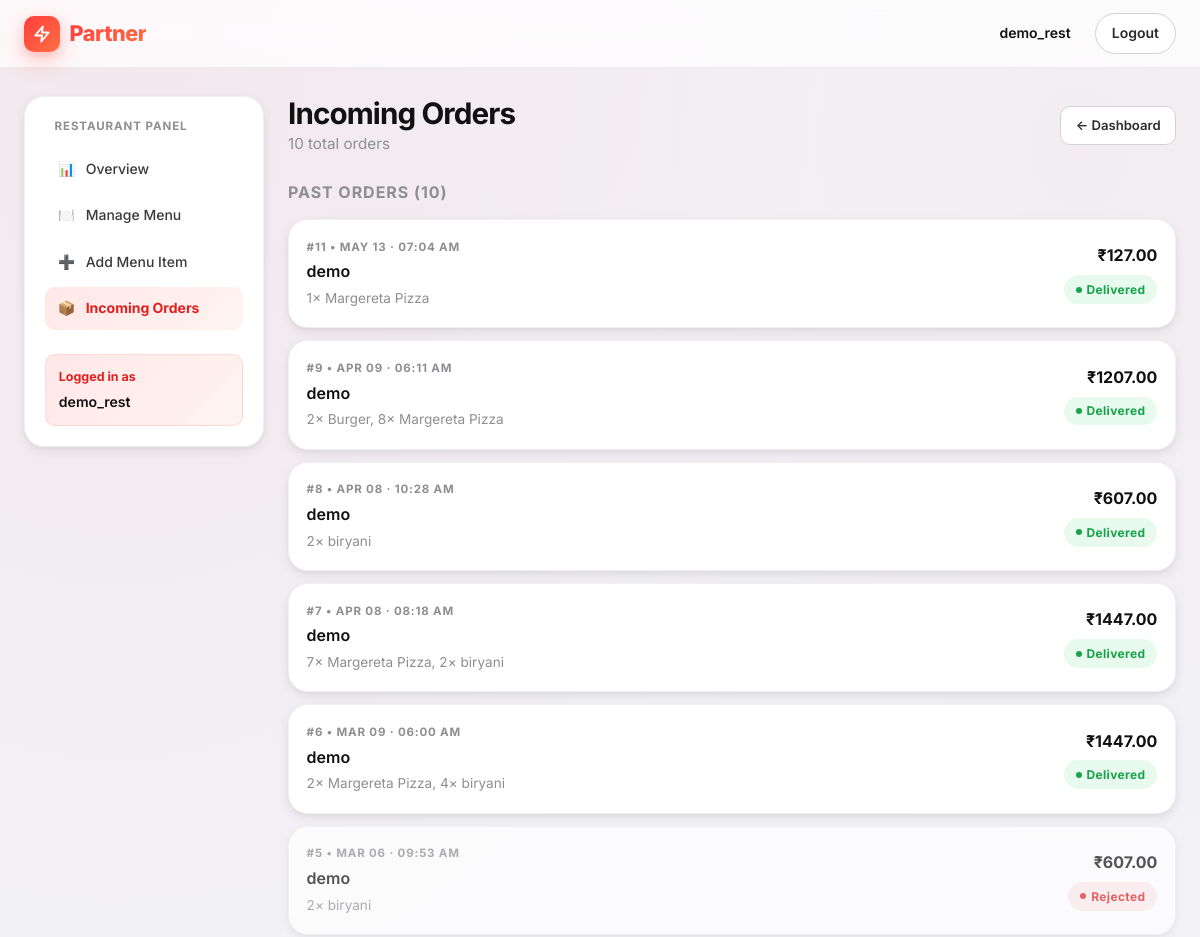
The app's page /restaurant/orders (signed in, upper part), older data.
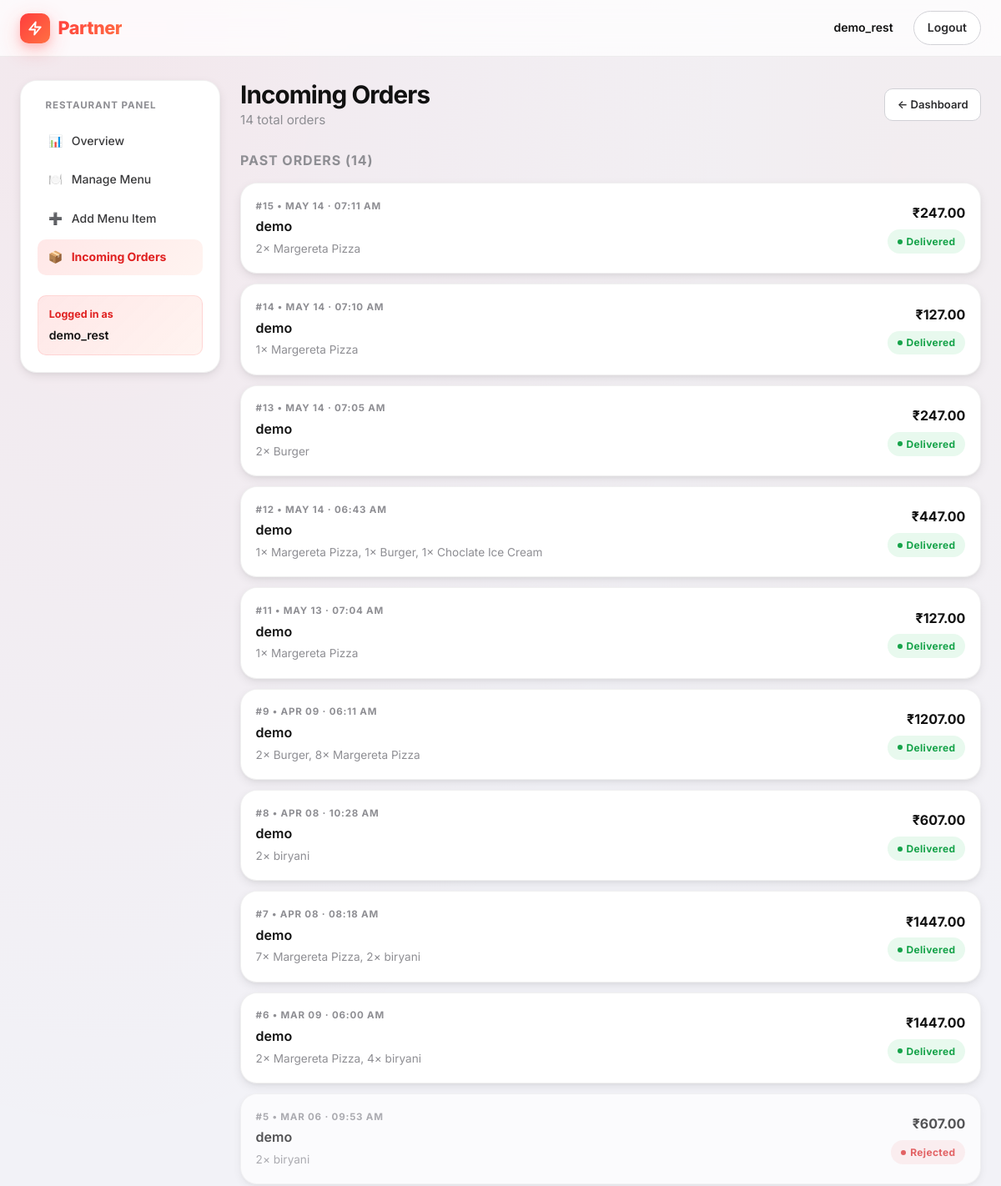
The same page, newer data.
### models.py (models this page shows)
class Order(db.Model):
    id = db.Column(db.Integer, primary_key=True)
    user_id = db.Column(db.Integer, db.ForeignKey('user.id'), nullable=False)
    restaurant_id = db.Column(db.Integer, db.ForeignKey('user.id'), nullable=False)
    delivery_partner_id = db.Column(db.Integer, db.ForeignKey('user.id'), nullable=True)
    status = db.Column(db.String(50), nullable=False, default='Pending')
    total_amount = db.Column(db.Float, nullable=False)
    delivery_fee = db.Column(db.Float, nullable=False, default=5.0)
    platform_fee = db.Column(db.Float, nullable=False, default=2.0)
    delivery_address = db.Column(db.Text, nullable=False)
    contact_phone = db.Column(db.String(20), nullable=False)
    restaurant_instructions = db.Column(db.Text, nullable=True)
    delivery_instructions = db.Column(db.Text, nullable=True)
    created_at = db.Column(db.DateTime, nullable=False, default=datetime.utcnow)
    items = db.relationship('OrderItem', backref='order', lazy=True)

class User(db.Model, UserMixin):
    id = db.Column(db.Integer, primary_key=True)
    username = db.Column(db.String(150), nullable=False)
    email = db.Column(db.String(150), unique=True, nullable=False)
    password = db.Column(db.String(60), nullable=False)
    role = db.Column(db.String(20), nullable=False, default='user') # 'user', 'restaurant', 'delivery'
    phone = db.Column(db.String(20), nullable=True)
    address = db.Column(db.Text, nullable=True)
    menus = db.relationship('MenuItem', backref='restaurant', lazy=True, foreign_keys='MenuItem.restaurant_id')
    orders = db.relationship('Order', backref='customer', lazy=True, foreign_keys='Order.user_id')
    restaurant_orders = db.relationship('Order', backref='restaurant', lazy=True, foreign_keys='Order.restaurant_id')
    delivery_assignments = db.relationship('Order', backref='delivery_partner', lazy=True, foreign_keys='Order.delivery_partner_id')
    cart_items = db.relationship('CartItem', backref='user', lazy=True)

class OrderItem(db.Model):
    id = db.Column(db.Integer, primary_key=True)
    order_id = db.Column(db.Integer, db.ForeignKey('order.id'), nullable=False)
    menu_item_id = db.Column(db.Integer, db.ForeignKey('menu_item.id'), nullable=False)
    quantity = db.Column(db.Integer, nullable=False)
    price_at_time = db.Column(db.Float, nullable=False)
    menu_item = db.relationship('MenuItem')

class MenuItem(db.Model):
    id = db.Column(db.Integer, primary_key=True)
    name = db.Column(db.String(100), nullable=False)
    description = db.Column(db.Text, nullable=True)
    price = db.Column(db.Float, nullable=False)
    category = db.Column(db.String(50), nullable=False)
    image_url = db.Column(db.String(200), nullable=True, default='default_food.jpg')
    restaurant_id = db.Column(db.Integer, db.ForeignKey('user.id'), nullable=False)
    is_active = db.Column(db.Boolean, default=True)

### routes/restaurant_routes.py (the view)
@restaurant_bp.route('/orders')
@login_required
def orders():
    all_orders = Order.query.filter_by(restaurant_id=current_user.id).order_by(Order.created_at.desc()).all()
    return render_template('restaurant/orders.html', orders=all_orders)

### routes/restaurant_routes.py (called while the page is built)
@restaurant_bp.before_request
def check_role():
    if current_user.is_authenticated and current_user.role != 'restaurant':
        flash('Please login as a restaurant.', 'warning')
        return redirect(url_for('auth.login', role='restaurant'))

@restaurant_bp.context_processor
def inject_pending_orders():
    if current_user.is_authenticated and current_user.role == 'restaurant':
        pending_count = Order.query.filter_by(restaurant_id=current_user.id, status='Pending').count()
        return dict(pending_orders_count=pending_count)
    return dict(pending_orders_count=0)

### templates/restaurant/orders.html (shortened to what this page needs)
{% extends 'base_restaurant.html' %}
{% block content %}
<div class="section-header fade-up">
    <div>
        <h1 class="section-title">Incoming Orders</h1>
        <p class="section-subtitle">{{ orders|length }} total order{{ 's' if orders|length != 1 else '' }}</p>
    </div>
    <a href="{{ url_for('restaurant.dashboard') }}" class="btn btn-outline btn-sm" id="backDashBtn">← Dashboard</a>
</div>
{% if orders %}
{% set active_orders = [] %}
{% set past_orders = [] %}
{% for o in orders %}
    {% if o.status in ['Pending', 'Accepted', 'Preparing', 'Ready'] %}
        {% set _ = active_orders.append(o) %}
    {% else %}
        {% set _ = past_orders.append(o) %}
    {% endif %}
{% endfor %}
{% if past_orders %}
<h2 style="font-size:1rem;font-weight:700;text-transform:uppercase;letter-spacing:.06em;color:var(--ink-400);margin:1.5rem 0 .85rem;">
    Past Orders ({{ past_orders|length }})
</h2>
{% for order in past_orders %}
<div class="panel" style="padding:1.1rem;margin-bottom:.75rem;opacity:{% if order.status == 'Rejected' %}0.7{% else %}1{% endif %};" id="order-{{ order.id }}">
    <div class="flex-between" style="flex-wrap:wrap;gap:.65rem;">
        <div>
            <div style="font-size:.72rem;font-weight:700;text-transform:uppercase;letter-spacing:.07em;color:var(--ink-400);">
                #{{ order.id }} &bull; {{ order.created_at.strftime('%b %d · %I:%M %p') }}
            </div>
            <div style="font-weight:600;margin-top:.2rem;">{{ order.customer.username }}</div>
            <p class="meta" style="margin:.2rem 0 0;">
                {% for item in order.items %}{{ item.quantity }}× {{ item.menu_item.name }}{% if not loop.last %}, {% endif %}{% endfor %}
            </p>
        </div>
        <div style="text-align:right;">
            <div style="font-weight:700;font-size:1rem;margin-bottom:.35rem;">₹{{ '%.2f' % order.total_amount }}</div>
            {% if order.status == 'Delivered' %}
            <span class="status-pill status-success">{{ order.status }}</span>
            {% elif order.status == 'Rejected' %}
            <span class="status-pill status-danger">{{ order.status }}</span>
            {% else %}
            <span class="status-pill status-info">{{ order.status }}</span>
            {% endif %}
        </div>
    </div>
</div>
{% endfor %}
{% endif %}
{% else %}
<div class="panel empty-state fade-up">
    <div class="empty-icon">📦</div>
    <h3>No orders yet</h3>
    <p>Orders from customers will appear here once they start ordering from your restaurant.</p>
</div>
{% endif %}
{% endblock %}

Row changes from the older to the newer data that the page shows:
added Order: id "15", created_at "MAY 14 · 07:11 AM", customer.username "demo", total_amount "247.00", status "Delivered"
added OrderItem: quantity "2", menu_item.name "Margereta Pizza", shown under "15"
added Order: id "14", created_at "MAY 14 · 07:10 AM", customer.username "demo", total_amount "127.00", status "Delivered"
added OrderItem: quantity "1", menu_item.name "Margereta Pizza", shown under "14"
added Order: id "13", created_at "MAY 14 · 07:05 AM", customer.username "demo", total_amount "247.00", status "Delivered"
added OrderItem: quantity "2", menu_item.name "Burger", shown under "13"
added Order: id "12", created_at "MAY 14 · 06:43 AM", customer.username "demo", total_amount "447.00", status "Delivered"
added OrderItem: quantity "1", menu_item.name "Margereta Pizza", shown under "12"
added OrderItem: quantity "1", menu_item.name "Burger", shown under "12"
added OrderItem: quantity "1", menu_item.name "Choclate Ice Cream", shown under "12"
Text that changed along with them:
{{ orders|length }}: "10" → "14"
{{ past_orders|length }}: "10" → "14"
